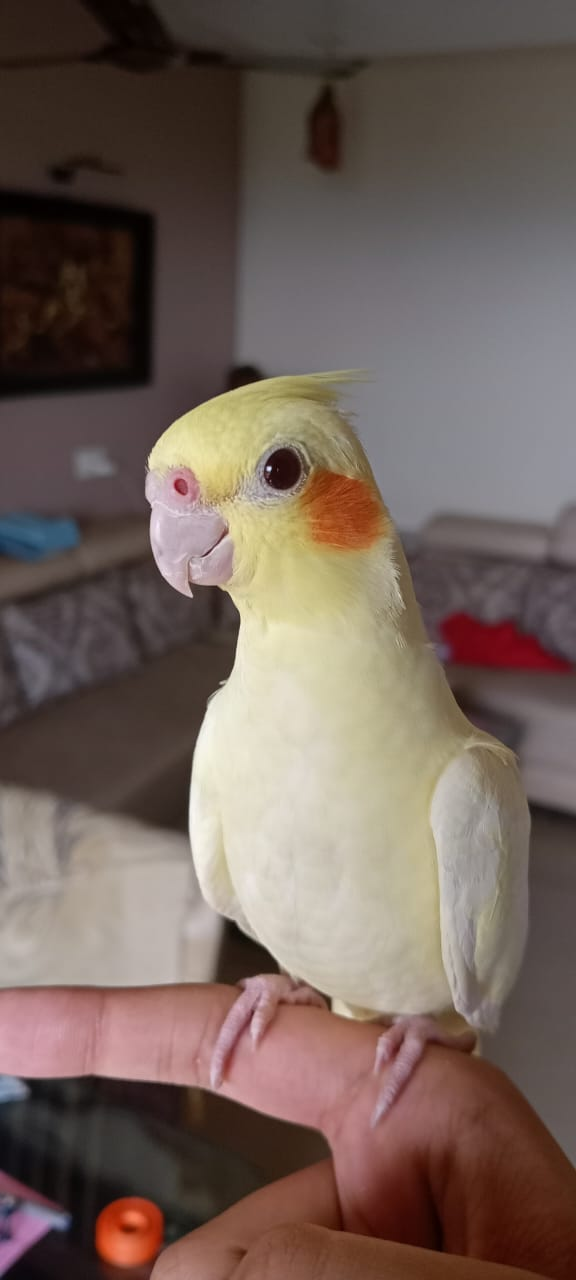
#> input picture pikugif/piku1.png, 576 x 1280 px
$ python pikugif.py
#> lines starting #> are read from the running program, lines starting #| are printed output that depends on the picture
# before writing this code, the photos need to be in the same folder

import imageio.v3 as iio
from PIL import Image
import numpy as np

filenames = ['piku1.png', 'piku2.png']  #the names should be exactly of the photos that you have put
images = []

size = (500, 500)  # this lets us resize the photo here. So done by pillow

for filename in filenames:
    img = Image.open(filename)
#> img is the input picture: PIL image 576x1280 RGB; mean R, G, B 114.4, 98.1, 90.2
    img = img.resize(size)
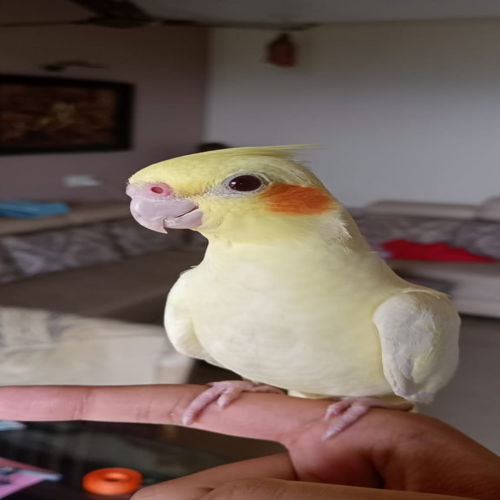
#> img: PIL image 500x500 RGB; mean R, G, B 114.4, 98.1, 90.2
    images.append(np.array(img))
#> pass 2 of the loop `for filename in filenames:`:
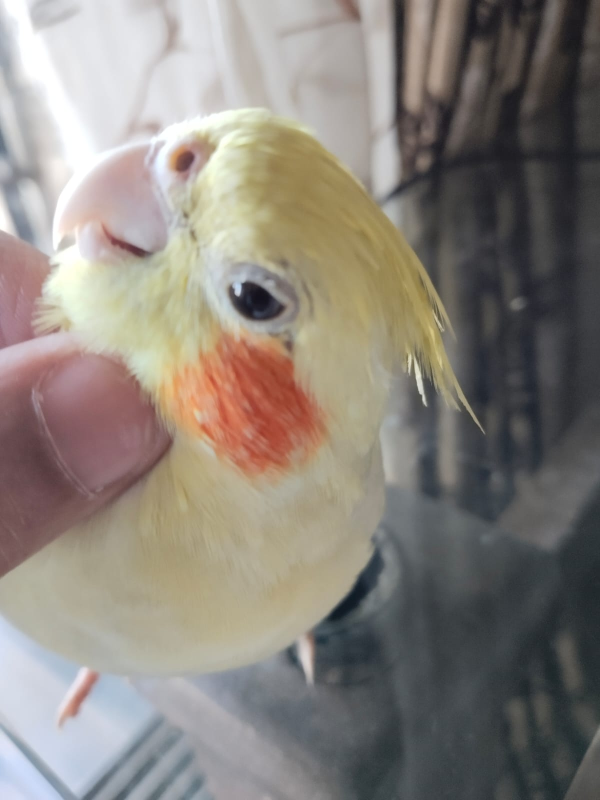
#> input picture pikugif/piku2.png, 1200 x 1600 px (shown at 1/2 size)
#> img is the input picture: PIL image 1200x1600 RGB; mean R, G, B 137.7, 131.2, 124
#> `img = img.resize(size)`:
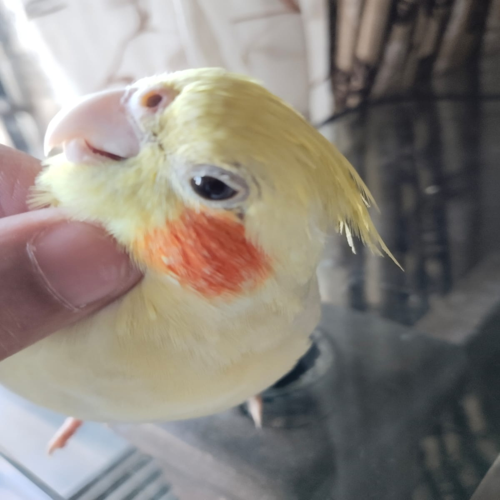
#> img: PIL image 500x500 RGB; mean R, G, B 137.7, 131.2, 124

iio.imwrite('piku.gif', images, duration=500, loop=0)  #made piku's gif yayayya
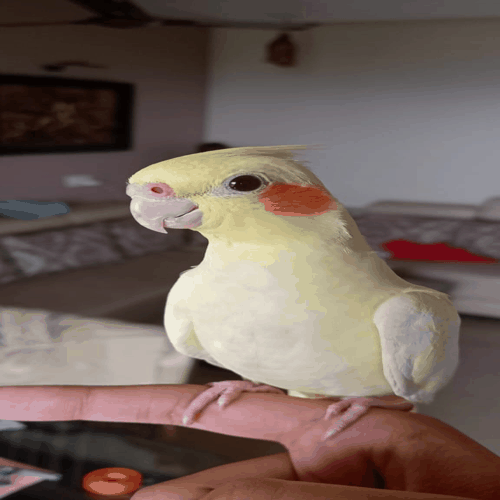
#> saved as piku.gif: shape (500, 500, 3); mean R, G, B 114.2, 98.1, 90.5
